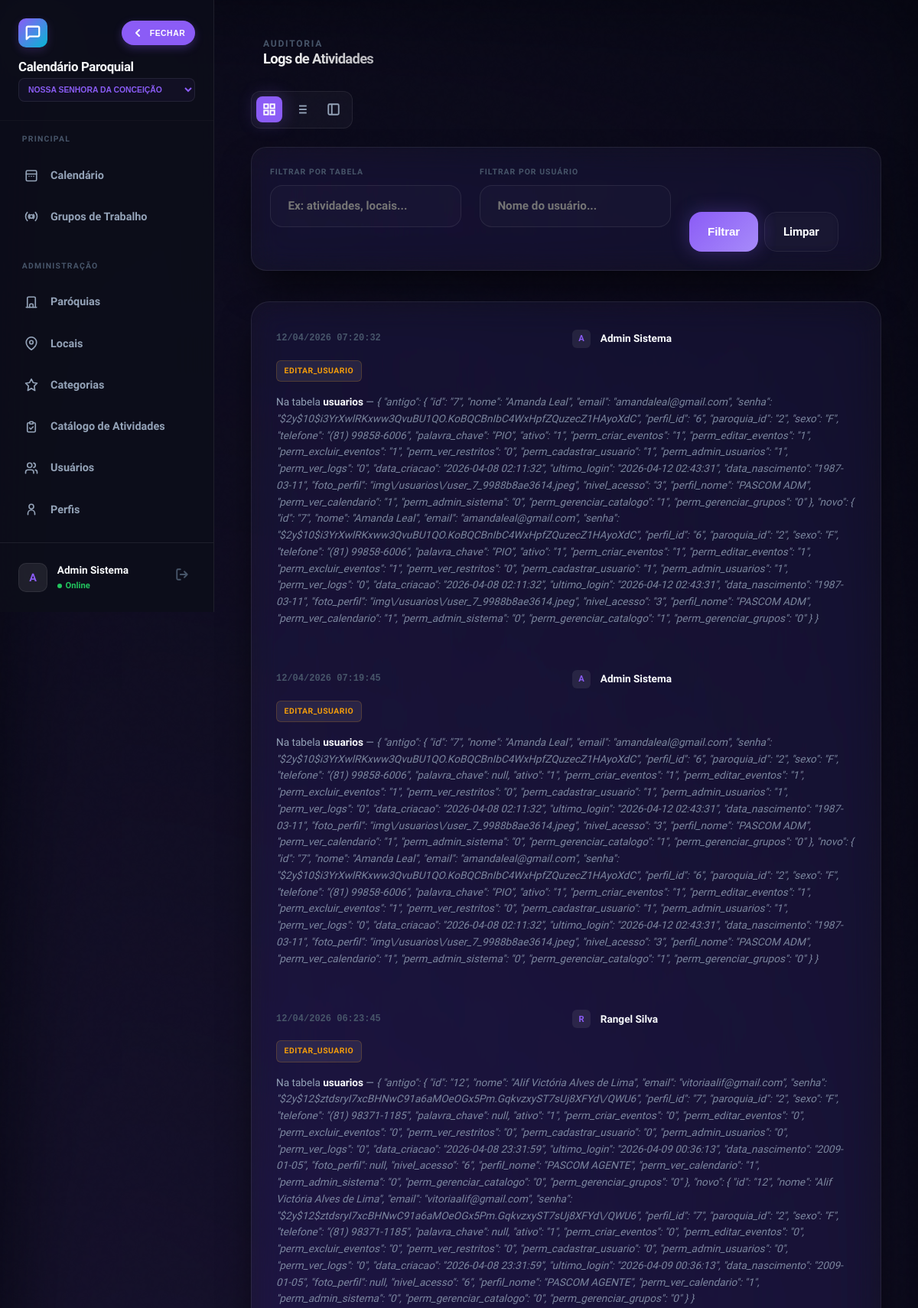
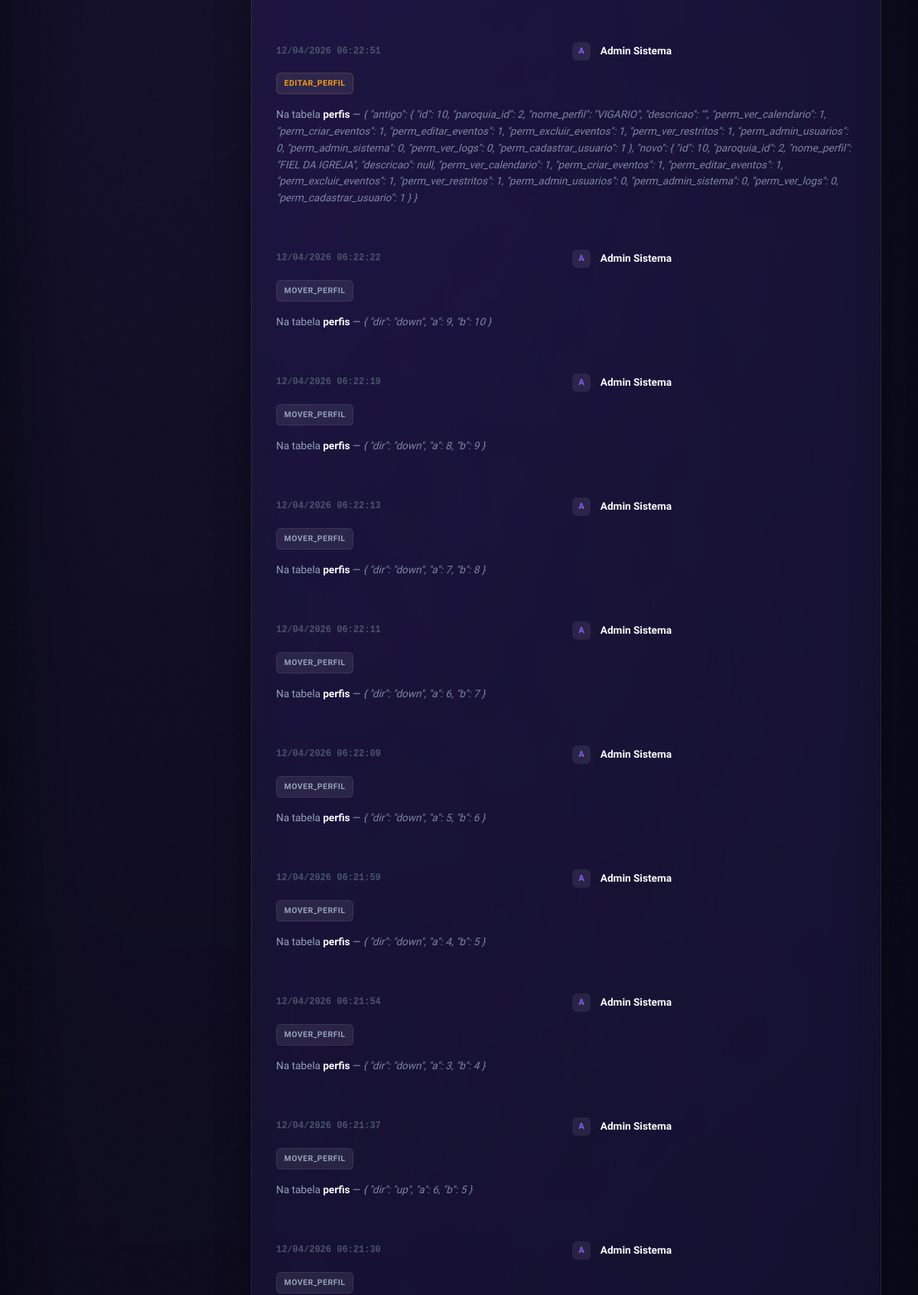
The app's page /logs.php (signed in, upper part) with its own data (2 pictures, top to bottom).
### tables this page shows
CREATE TABLE `log_alteracoes` (
  `id` int(10) unsigned NOT NULL AUTO_INCREMENT,
  `usuario_id` int(10) unsigned DEFAULT NULL,
  `acao` varchar(255) NOT NULL,
  `tabela_afetada` varchar(100) DEFAULT NULL,
  `registro_id` int(10) unsigned DEFAULT NULL,
  `detalhes_alteracao` text DEFAULT NULL,
  `paroquia_id` int(10) unsigned DEFAULT NULL,
  `ip_origem` varchar(45) DEFAULT NULL,
  `data_hora` timestamp NULL DEFAULT current_timestamp(),
  PRIMARY KEY (`id`)
);

CREATE TABLE `usuarios` (
  `id` int(10) unsigned NOT NULL AUTO_INCREMENT,
  `nome` varchar(255) NOT NULL,
  `email` varchar(255) NOT NULL,
  `senha` varchar(255) NOT NULL,
  `perfil_id` int(10) unsigned DEFAULT NULL,
  `paroquia_id` int(10) unsigned DEFAULT NULL,
  `sexo` varchar(20) DEFAULT NULL,
  `telefone` varchar(20) DEFAULT NULL,
  `palavra_chave` varchar(255) DEFAULT NULL,
  `ativo` tinyint(1) DEFAULT 1,
  `perm_criar_eventos` tinyint(1) DEFAULT 0,
  `perm_editar_eventos` tinyint(1) DEFAULT 0,
  `perm_excluir_eventos` tinyint(1) DEFAULT 0,
  `perm_ver_restritos` tinyint(1) DEFAULT 0,
  `perm_cadastrar_usuario` tinyint(1) DEFAULT 0,
  `perm_admin_usuarios` tinyint(1) DEFAULT 0,
  `perm_ver_logs` tinyint(1) DEFAULT 0,
  `data_criacao` timestamp NULL DEFAULT current_timestamp(),
  `ultimo_login` timestamp NULL DEFAULT NULL,
  `data_nascimento` date DEFAULT NULL,
  `foto_perfil` varchar(255) DEFAULT NULL,
  `nivel_acesso` int(10) DEFAULT 0,
  `perfil_nome` varchar(50) DEFAULT NULL,
  `perm_ver_calendario` tinyint(1) DEFAULT 1,
  `perm_admin_sistema` tinyint(1) DEFAULT 0,
  `perm_gerenciar_catalogo` tinyint(1) DEFAULT 0,
  `perm_gerenciar_grupos` tinyint(1) DEFAULT 0,
  PRIMARY KEY (`id`),
  UNIQUE KEY `email` (`email`),
  KEY `fk_usuario_perfil` (`perfil_id`),
  KEY `fk_usuario_paroquia` (`paroquia_id`),
  CONSTRAINT `fk_usuario_paroquia` FOREIGN KEY (`paroquia_id`) REFERENCES `paroquias` (`id`) ON DELETE SET NULL,
  CONSTRAINT `fk_usuario_perfil` FOREIGN KEY (`perfil_id`) REFERENCES `perfis` (`id`) ON DELETE SET NULL
);

### config.php (called while the page is built, shortened)
<?php
function h(mixed $v): string {
    return htmlspecialchars((string)($v ?? ''), ENT_QUOTES, 'UTF-8');
}
?>

### logs.php (the view, shortened to what this page needs)
<?php
require_once 'functions.php';
$filter_table = $_GET['tabela'] ?? '';
$filter_user = $_GET['usuario'] ?? '';
$sql = "
    SELECT l.*, u.nome as usuario_nome, u.foto_perfil
    FROM log_alteracoes l
    LEFT JOIN usuarios u ON l.usuario_id = u.id
";
$sql .= " ORDER BY l.data_hora DESC LIMIT 100";
$stmt = $conn->prepare($sql);
$stmt->execute();
$logs = $stmt->get_result();
?>
<!DOCTYPE html>
<html lang="pt-BR">
<head>
    <link rel="stylesheet" href="style.css?v=2.4.5"
        <link rel="stylesheet" href="css/responsive.css?v=2.4.5">
</head>
<body>
    <div class="bg-mesh"></div>
    <div class="app-shell">
        <?php include 'sidebar.php'; ?>
        <main class="main-content">
            <header class="calendar-header animate-in" style="margin-bottom: 2rem; display: flex; align-items: center; padding: 0 1rem;">
                <div style="display: flex; align-items: center; justify-content: space-between; width: 100%; gap: 1rem;">
                    <div>
                        <p class="hide-on-mobile" style="font-size: 0.75rem; font-weight: 800; letter-spacing: 0.15em; color: var(--text-ghost); margin:0;">AUDITORIA</p>
                        <h1 class="gradient-text" style="font-size: 1.15rem; margin: 0; white-space: nowrap; overflow: hidden; text-overflow: ellipsis;">Logs de Atividades</h1>
                    </div>
                </div>
            </header>
            <div class="view-controls animate-in" style="animation-delay: 0.05s;">
                <button onclick="setView('grid')" id="btn-grid" class="view-btn active" title="Grelha">
                    <svg width="18" height="18" viewBox="0 0 24 24" fill="none" stroke="currentColor" stroke-width="2.5"><rect x="3" y="3" width="7" height="7"/><rect x="14" y="3" width="7" height="7"/><rect x="14" y="14" width="7" height="7"/><rect x="3" y="14" width="7" height="7"/></svg>
                </button>
                <button onclick="setView('list')" id="btn-list" class="view-btn" title="Lista">
                </button>
                <button onclick="setView('compact')" id="btn-compact" class="view-btn" title="Compacto">
                    <svg width="18" height="18" viewBox="0 0 24 24" fill="none" stroke="currentColor" stroke-width="2.5"><rect x="3" y="3" width="18" height="18" rx="2" ry="2"/><line x1="9" y1="3" x2="9" y2="21"/></svg>
                </button>
            </div>
            <form method="GET" class="glass filter-bar animate-in" style="padding: 1.5rem; border-radius: 20px; animation-delay: 0.1s;">
                <div class="form-group">
                    <label style="font-size: 0.65rem; margin-bottom: 0.5rem; display: block;">FILTRAR POR TABELA</label>
                    <input type="text" name="tabela" value="<?= h($filter_table) ?>" placeholder="Ex: atividades, locais..." list="tabelas_list" autocomplete="off">
                </div>
                <div class="form-group">
                    <label style="font-size: 0.65rem; margin-bottom: 0.5rem; display: block;">FILTRAR POR USUÁRIO</label>
                    <input type="text" name="usuario" value="<?= h($filter_user) ?>" placeholder="Nome do usuário..." list="usuarios_list" autocomplete="off">
                </div>
                <div class="filter-actions">
                    <button type="submit" class="btn btn-primary" style="padding: 0.8rem 1.5rem;">Filtrar</button>
                    <a href="logs.php" class="btn btn-ghost" style="padding: 0.8rem 1.5rem;">Limpar</a>
                </div>
            </form>
            <section class="glass timeline animate-in" id="dataContainer" style="border-radius: 24px; padding: 1rem 0; animation-delay: 0.2s;">
                <?php if ($logs->num_rows > 0): ?>
                    <?php while ($l = $logs->fetch_assoc()): ?>
                    <?php
                        $badgeClass = '';
                        if (strpos($l['acao'], 'EDITAR') !== false) $badgeClass = 'warning';
                    ?>
                    <div class="log-item">
                        <div class="log-date"><?= date('d/m/Y H:i:s', strtotime($l['data_hora'])) ?></div>
                        <div class="log-user">
                            <div class="avatar">
                                <?php if (!empty($l['foto_perfil']) && file_exists(__DIR__ . '/' . $l['foto_perfil'])): ?>
                                    <img src="<?= h($l['foto_perfil']) ?>?v=<?= time() ?>" alt="Foto">
                                <?php else: ?>
                                    <?= mb_substr($l['usuario_nome'] ?: '?', 0, 1) ?>
                                <?php endif; ?>
                            </div>
                            <span><?= h($l['usuario_nome'] ?: 'Sistema') ?></span>
                        </div>
                        <div style="display: flex;"><span class="log-badge <?= $badgeClass ?>"><?= h($l['acao']) ?></span></div>
                        <div class="log-desc">
                            Na tabela <b style="color: var(--text);"><?= h($l['tabela_afetada']) ?></b>
                            <?php if ($l['detalhes_alteracao']): ?>
                                — <span style="font-style: italic; opacity: 0.8;"><?= h($l['detalhes_alteracao']) ?></span>
                            <?php endif; ?>
                        </div>
                    </div>
                    <?php endwhile; ?>
                <?php endif; ?>
            </section>
        </main>
    </div>
</body>
</html>

### style.css (style rules this page uses)
:root { --bg: #05060f; --bg-darker: #020308; --panel: rgba(255, 255, 255, 0.03); --panel-hi: rgba(255, 255, 255, 0.08); --border: rgba(255, 255, 255, 0.08); --border-hi: rgba(255, 255, 255, 0.15); --primary: #8b5cf6; --primary-rgb: 139, 92, 246; --accent: #06b6d4; --accent-rgb: 6, 182, 212; --text: #f8fafc; --text-dim: #94a3b8; --text-ghost: #475569; --sh-lg: 0 25px 50px -12px rgba(0, 0, 0, 0.7); --sh-primary: 0 0 25px rgba(var(--primary-rgb), 0.3); --sh-accent: 0 0 25px rgba(var(--accent-rgb), 0.3); --r-md: 16px; --r-lg: 28px; --anim: 0.4s cubic-bezier(0.16, 1, 0.3, 1); }
*, *::before, *::after { box-sizing: border-box; margin: 0; padding: 0; outline: none; }
.hide-on-mobile { display: flex !important; }
body { font-family: 'Plus Jakarta Sans', 'Outfit', sans-serif; background: var(--bg); color: var(--text); line-height: 1.6; -webkit-font-smoothing: antialiased; min-height: 100vh; overflow-x: hidden; }
.glass { background: var(--panel); backdrop-filter: blur(20px) saturate(180%); -webkit-backdrop-filter: blur(20px) saturate(180%); border: 1px solid var(--border); border-radius: var(--r-lg); box-shadow: var(--sh-lg); }
.bg-mesh { position: fixed; inset: 0; z-index: -2; background: var(--bg); overflow: hidden; }
.bg-mesh::after { content: ''; position: absolute; inset: 0; background: radial-gradient(circle at 15% 20%, rgba(var(--primary-rgb), 0.12) 0%, transparent 40%), radial-gradient(circle at 85% 80%, rgba(var(--accent-rgb), 0.1) 0%, transparent 45%), radial-gradient(circle at 50% 50%, rgba(139, 92, 246, 0.03) 0%, transparent 50%); filter: blur(60px); }
.bg-mesh::before { content: ''; position: absolute; width: 100%; height: 100%; opacity: 0.02; mix-blend-mode: overlay; pointer-events: none; }
.btn { display: inline-flex; align-items: center; justify-content: center; gap: 0.8rem; padding: 1rem 2.2rem; border-radius: var(--r-md); font-weight: 700; border: none; cursor: pointer; transition: all var(--anim); text-decoration: none; font-size: 0.95rem; letter-spacing: -0.01em; }
.btn-primary { background: linear-gradient(135deg, var(--primary), #a78bfa); color: #fff; box-shadow: var(--sh-primary); position: relative; overflow: hidden; }
.btn-primary::before { content: ''; position: absolute; top: 0; left: -100%; width: 100%; height: 100%; background: linear-gradient(90deg, transparent, rgba(255,255,255,0.2), transparent); transition: 0.5s; }
.btn-ghost { background: transparent; color: var(--text); border: 1px solid var(--border); backdrop-filter: blur(5px); }
.animate-in { animation: fluidEntrance 0.8s var(--anim) forwards; }
h1 { font-size: clamp(1.8rem, 6vw, 2.4rem); font-weight: 900; letter-spacing: -0.04em; line-height: 1.1; }
.gradient-text { background: linear-gradient(to right, #fff, rgba(255,255,255,0.7)); -webkit-background-clip: text; background-clip: text; -webkit-text-fill-color: transparent; }
.form-group { margin-bottom: 2rem; position: relative; }
.form-group label { display: block; font-size: 0.7rem; font-weight: 800; color: var(--text-ghost); margin-bottom: 0.8rem; letter-spacing: 0.1em; text-transform: uppercase; }
.form-group input, .form-group select, .form-group textarea { width: 100%; background: rgba(255, 255, 255, 0.02); border: 1px solid var(--border); padding: 1.1rem 1.4rem; border-radius: 16px; color: #fff; font-family: inherit; font-weight: 600; font-size: 0.95rem; transition: all 0.3s cubic-bezier(0.4, 0, 0.2, 1); }

### sidebar.php (style rules this page uses)
:root { --sidebar-w: 280px; }
body { font-family: 'Plus Jakarta Sans', 'Outfit', sans-serif; background: var(--bg); color: var(--text); line-height: 1.6; -webkit-font-smoothing: antialiased; min-height: 100vh; overflow-x: hidden !important; width: 100%; touch-action: manipulation; }

### records on screen
log_alteracoes: data_hora "12/04/2026 07:20:32", usuario.nome "A", usuario.nome "Admin Sistema", acao "EDITAR_USUARIO", tabela_afetada "usuarios", detalhes_alteracao "{ \"antigo\": { \"id\": \"7\", \"nome\": \"Amanda Leal\", \"email\": \"amandaleal@gmail.com\", \"senha\": \"$2y$10$i3YrXwlRKxww3QvuBU1QO.KoBQCBnIbC4WxHpfZQuzecZ1HAyoXdC\", \"perfil_id\": \"6\", \"paroquia_id\": \"2\", \"sexo\": \"F\", \"telefone\": \"(81) 99858-6006\", \"palavra_chave\": \"PIO\", \"ativo\": \"1\", \"perm_criar_eventos\": \"1\", \"perm_editar_eventos\": \"1\", \"perm_excluir_eventos\": \"1\", \"perm_ver_restritos\": \"0\", \"perm_cadastrar_usuario\": \"1\", \"perm_admin_usuarios\": \"1\", \"perm_ver_logs\": \"0\", \"data_criacao\": \"2026-04-08 02:11:32\", \"ultimo_login\": \"2026-04-12 02:43:31\", \"data_nascimento\": \"1987-03-11\", \"foto_perfil\": \"img\\/usuarios\\/user_7_9988b8ae3614.jpeg\", \"nivel_acesso\": \"3\", \"perfil_nome\": \"PASCOM ADM\",…"
log_alteracoes: data_hora "12/04/2026 07:19:45", usuario.nome "A", usuario.nome "Admin Sistema", acao "EDITAR_USUARIO", tabela_afetada "usuarios", detalhes_alteracao "{ \"antigo\": { \"id\": \"7\", \"nome\": \"Amanda Leal\", \"email\": \"amandaleal@gmail.com\", \"senha\": \"$2y$10$i3YrXwlRKxww3QvuBU1QO.KoBQCBnIbC4WxHpfZQuzecZ1HAyoXdC\", \"perfil_id\": \"6\", \"paroquia_id\": \"2\", \"sexo\": \"F\", \"telefone\": \"(81) 99858-6006\", \"palavra_chave\": null, \"ativo\": \"1\", \"perm_criar_eventos\": \"1\", \"perm_editar_eventos\": \"1\", \"perm_excluir_eventos\": \"1\", \"perm_ver_restritos\": \"0\", \"perm_cadastrar_usuario\": \"1\", \"perm_admin_usuarios\": \"1\", \"perm_ver_logs\": \"0\", \"data_criacao\": \"2026-04-08 02:11:32\", \"ultimo_login\": \"2026-04-12 02:43:31\", \"data_nascimento\": \"1987-03-11\", \"foto_perfil\": \"img\\/usuarios\\/user_7_9988b8ae3614.jpeg\", \"nivel_acesso\": \"3\", \"perfil_nome\": \"PASCOM ADM\",…"
log_alteracoes: data_hora "12/04/2026 06:23:45", usuario.nome "R", usuario.nome "Rangel Silva", acao "EDITAR_USUARIO", tabela_afetada "usuarios", detalhes_alteracao "{ \"antigo\": { \"id\": \"12\", \"nome\": \"Alif Victória Alves de Lima\", \"email\": \"vitoriaalif@gmail.com\", \"senha\": \"$2y$12$ztdsryI7xcBHNwC91a6aMOeOGx5Pm.GqkvzxyST7sUj8XFYd\\/QWU6\", \"perfil_id\": \"7\", \"paroquia_id\": \"2\", \"sexo\": \"F\", \"telefone\": \"(81) 98371-1185\", \"palavra_chave\": null, \"ativo\": \"1\", \"perm_criar_eventos\": \"0\", \"perm_editar_eventos\": \"0\", \"perm_excluir_eventos\": \"0\", \"perm_ver_restritos\": \"0\", \"perm_cadastrar_usuario\": \"0\", \"perm_admin_usuarios\": \"0\", \"perm_ver_logs\": \"0\", \"data_criacao\": \"2026-04-08 23:31:59\", \"ultimo_login\": \"2026-04-09 00:36:13\", \"data_nascimento\": \"2009-01-05\", \"foto_perfil\": null, \"nivel_acesso\": \"6\", \"perfil_nome\": \"PASCOM AGENTE\", \"perm_ver_calendario\": \"1\",…"
log_alteracoes: data_hora "12/04/2026 06:22:51", usuario.nome "A", usuario.nome "Admin Sistema", acao "EDITAR_PERFIL", tabela_afetada "perfis", detalhes_alteracao "{ \"antigo\": { \"id\": 10, \"paroquia_id\": 2, \"nome_perfil\": \"VIGARIO\", \"descricao\": \"\", \"perm_ver_calendario\": 1, \"perm_criar_eventos\": 1, \"perm_editar_eventos\": 1, \"perm_excluir_eventos\": 1, \"perm_ver_restritos\": 1, \"perm_admin_usuarios\": 0, \"perm_admin_sistema\": 0, \"perm_ver_logs\": 0, \"perm_cadastrar_usuario\": 1 }, \"novo\": { \"id\": 10, \"paroquia_id\": 2, \"nome_perfil\": \"FIEL DA IGREJA\", \"descricao\": null, \"perm_ver_calendario\": 1, \"perm_criar_eventos\": 1, \"perm_editar_eventos\": 1, \"perm_excluir_eventos\": 1, \"perm_ver_restritos\": 1, \"perm_admin_usuarios\": 0, \"perm_admin_sistema\": 0, \"perm_ver_logs\": 0, \"perm_cadastrar_usuario\": 1 } }"
log_alteracoes: data_hora "12/04/2026 06:22:22", usuario.nome "A", usuario.nome "Admin Sistema", acao "MOVER_PERFIL", tabela_afetada "perfis", detalhes_alteracao "{ \"dir\": \"down\", \"a\": 9, \"b\": 10 }"
log_alteracoes: data_hora "12/04/2026 06:22:19", usuario.nome "A", usuario.nome "Admin Sistema", acao "MOVER_PERFIL", tabela_afetada "perfis", detalhes_alteracao "{ \"dir\": \"down\", \"a\": 8, \"b\": 9 }"
log_alteracoes: data_hora "12/04/2026 06:22:13", usuario.nome "A", usuario.nome "Admin Sistema", acao "MOVER_PERFIL", tabela_afetada "perfis", detalhes_alteracao "{ \"dir\": \"down\", \"a\": 7, \"b\": 8 }"
log_alteracoes: data_hora "12/04/2026 06:22:11", usuario.nome "A", usuario.nome "Admin Sistema", acao "MOVER_PERFIL", tabela_afetada "perfis", detalhes_alteracao "{ \"dir\": \"down\", \"a\": 6, \"b\": 7 }"
log_alteracoes: data_hora "12/04/2026 06:22:09", usuario.nome "A", usuario.nome "Admin Sistema", acao "MOVER_PERFIL", tabela_afetada "perfis", detalhes_alteracao "{ \"dir\": \"down\", \"a\": 5, \"b\": 6 }"
log_alteracoes: data_hora "12/04/2026 06:21:59", usuario.nome "A", usuario.nome "Admin Sistema", acao "MOVER_PERFIL", tabela_afetada "perfis", detalhes_alteracao "{ \"dir\": \"down\", \"a\": 4, \"b\": 5 }"
log_alteracoes: data_hora "12/04/2026 06:21:54", usuario.nome "A", usuario.nome "Admin Sistema", acao "MOVER_PERFIL", tabela_afetada "perfis", detalhes_alteracao "{ \"dir\": \"down\", \"a\": 3, \"b\": 4 }"
log_alteracoes: data_hora "12/04/2026 06:21:37", usuario.nome "A", usuario.nome "Admin Sistema", acao "MOVER_PERFIL", tabela_afetada "perfis", detalhes_alteracao "{ \"dir\": \"up\", \"a\": 6, \"b\": 5 }"
log_alteracoes: data_hora "12/04/2026 06:21:30", usuario.nome "A", usuario.nome "Admin Sistema", acao "MOVER_PERFIL"

### other values on screen
$initials "A"
$nome "Admin Sistema"
form field value "Nossa Senhora da Conceição"
